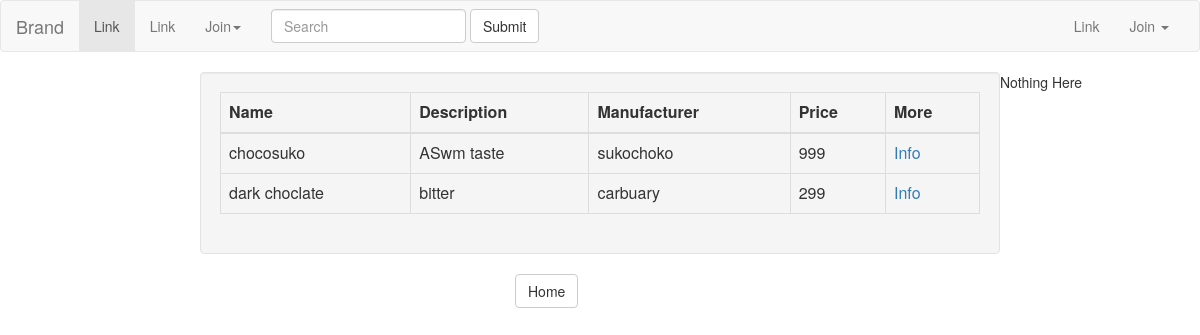
Before: / with the older database file.
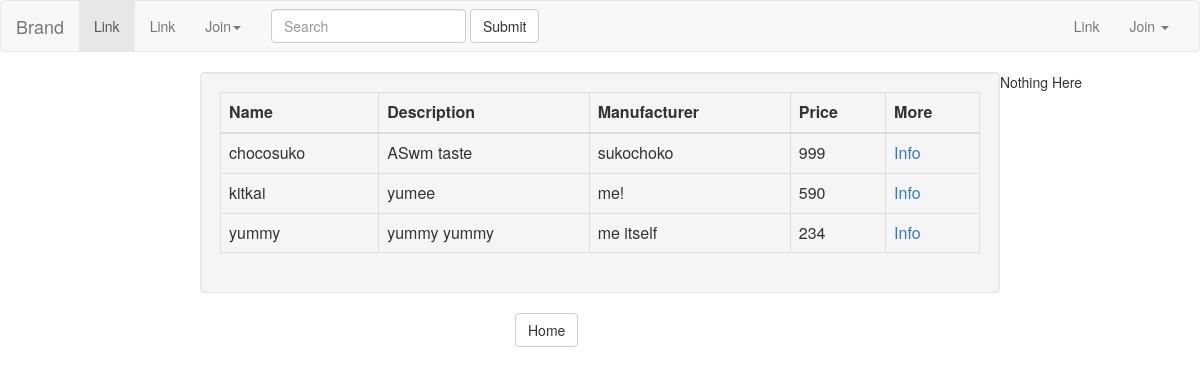
After: the same page with the newer database file.
### registration/models.py (models this page shows)
class Chocolate(models.Model):
    id = models.AutoField(primary_key=True)
    name = models.CharField(_('Chocolate Name'), max_length=100, blank=True)
    description = models.CharField(_('Chocolate Description'), max_length=1000, blank=True)
    manufacturer = models.CharField(_('Chocolate Manufacturer'), max_length=100, blank=True)
    price = models.IntegerField(_('Chocolate Price'),
                                 validators=[MaxValueValidator(1000), MinValueValidator(0)],
                                 help_text=_('4 digits maximum'), blank=True, null=True)

### registration/views.py (the view)
# urls.py: 2. Add a URL to urlpatterns:  url(r'^$', Home.as_view(), name='home')
class Home(ListView):
    template_name = "index.html"
    def get_queryset(self):
        return Chocolate.objects.all()

### registration/templates/index.html (shortened to what this page needs)
{% load staticfiles %}
<html xmlns="http://www.w3.org/1999/html">
<head>
<link rel="stylesheet" href="{%  static 'css/bootstrap.min.css' %}">
<link rel="stylesheet" href="{%  static 'css/bootstrap.min.css' %}"integrity="sha384-fLW2N01lMqjakBkx3l/M9EahuwpSfeNvV63J5ezn3uZzapT0u7EYsXMjQV+0En5r">
</head>
<body>
<nav class="navbar navbar-default">
  <div class="container-fluid">
    <div class="navbar-header">
      <a class="navbar-brand" href="#">Brand</a>
    </div>
    <div class="collapse navbar-collapse" id="bs-example-navbar-collapse-1">
      <ul class="nav navbar-nav">
        <li class="active"><a href="#">Link <span class="sr-only">(current)</span></a></li>
        <li><a href="#">Link</a></li>
        <li class="dropdown">
          <a href="#" class="dropdown-toggle" data-toggle="dropdown" role="button" aria-haspopup="true" aria-expanded="false">Join<span class="caret"></span></a>
        </li>
      </ul>
      <form class="navbar-form navbar-left" role="search">
        <div class="form-group">
          <input type="text" class="form-control" placeholder="Search">
        </div>
        <button type="submit" class="btn btn-default">Submit</button>
      </form>
      <ul class="nav navbar-nav navbar-right">
        <li><a href="#">Link</a></li>
        <li class="dropdown">
          <a href="#" class="dropdown-toggle" data-toggle="dropdown" role="button" aria-haspopup="true" aria-expanded="false">Join <span class="caret"></span></a>
        </li>
      </ul>
    </div>
  </div>
</nav>
<div class="col-md-8 col-md-offset-2 well">
<table class="table table-hover table-bordered table-responsive">
    <thead>
    <tr>
        <th>
            Name
        </th>
        <th>
            Description
        </th>
        <th>
            Manufacturer
        </th>
        <th>
            Price
        </th>
           <th>
            More
        </th>
    </tr>
    </thead>
    <tbody>
    {% for item in object_list %}
        <tr>
            <td> {{ item.name }} </td>
            <td> {{ item.description }}</td>
            <td> {{ item.manufacturer }}</td>
            <td> {{ item.price }}</td>
            <td> <a href="{% url 'chocolate_info' item.id %}">Info</a> </td>
        </tr>
    {% endfor %}
    </tbody>
</table>
</div>
{%  if user.is_anonymous %}
Nothing Here
{% else %}
 <div class="col-md-6 col-md-offset-5">
        <a href="{% url 'add_chocolates' %}">
              <button type="submit" class="btn btn-default">Add Chocolate</button>
        </a>
        </div>
{% endif %}
<div class="col-md-6 col-md-offset-5">
        <a href="{% url 'home' %}">
              <button type="submit" class="btn btn-default">Home</button>
        </a>
        </div>
</body>
</html>

Changed rows visible on the page:
removed Chocolate: name "dark choclate", description "bitter", manufacturer "carbuary", price "299"
added Chocolate: name "kitkai", description "yumee", manufacturer "me!", price "590"
added Chocolate: name "yummy", description "yummy yummy", manufacturer "me itself", price "234"
